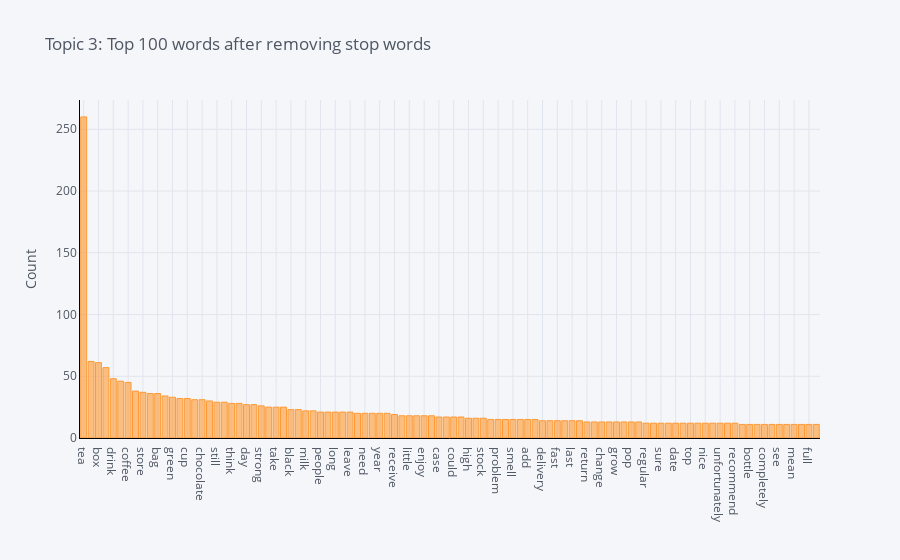

Notebook source saved alongside this figure:
### Code cell
plot_model(lda, plot = 'frequency', topic_num = 'Topic 3')

### Figure 1 — Plotly figure (JSON) as saved in the notebook; plotly's stock layout.template omitted (floating-point values rounded to 4 significant figures)
{"data": [{"marker": {"color": "rgba(255, 153, 51, 0.6)", "line": {"color": "rgba(255, 153, 51, 1.0)", "width": 1}}, "name": "count", "orientation": "v", "text": "", "type": "bar", "x": ["tea", "water", "box", "say", "drink", "price", "coffee", "look", "store", "know", "bag", "give", "green", "hot", "cup", "brand", "chocolate", "order", "still", "ever", "think", "different", "day", "licorice", "strong", "many", "take", "first", "black", "favorite", "milk", "small", "people", "send", "long", "thing", "leave", "quality", "need", "want", "year", "come", "receive", "way", "little", "sweet", "enjoy", "gift", "case", "however", "could", "open", "high", "never", "stock", "purchase", "problem", "far", "smell", "pay", "add", "local", "delivery", "home", "fast", "seem", "last", "seal", "return", "hope", "change", "decaf", "grow", "happen", "pop", "item", "regular", "may", "sure", "stuff", "date", "available", "top", "smooth", "nice", "enough", "unfortunately", "live", "recommend", "least", "bottle", "lot", "completely", "summer", "see", "real", "mean", "mix", "full", "keep"], "y": [260, 62, 61, 57, 48, 46, 45, 38, 37, 36, 36, 34, 33, 32, 32, 31, 31, 30, 29, 29, 28, 28, 27, 27, 26, 25, 25, 25, 23, 23, 22, 22, 21, 21, 21, 21, 21, 20, 20, 20, 20, 20, 19, 18, 18, 18, 18, 18, 17, 17, 17, 17, 16, 16, 16, 15, 15, 15, 15, 15, 15, 15, 14, 14, 14, 14, 14, 14, 13, 13, 13, 13, 13, 13, 13, 13, 12, 12, 12, 12, 12, 12, 12, 12, 12, 12, 12, 12, 12, 11, 11, 11, 11, 11, 11, 11, 11, 11, 11, 11]}], "layout": {"legend": {"bgcolor": "#F5F6F9", "font": {"color": "#4D5663"}}, "paper_bgcolor": "#F5F6F9", "plot_bgcolor": "#F5F6F9", "title": {"font": {"color": "#4D5663"}, "text": "Topic 3: Top 100 words after removing stop words"}, "xaxis": {"gridcolor": "#E1E5ED", "linecolor": "black", "showgrid": true, "tickfont": {"color": "#4D5663"}, "title": {"font": {"color": "#4D5663"}, "text": ""}, "zerolinecolor": "#E1E5ED"}, "yaxis": {"gridcolor": "#E1E5ED", "linecolor": "black", "showgrid": true, "tickfont": {"color": "#4D5663"}, "title": {"font": {"color": "#4D5663"}, "text": "Count"}, "zerolinecolor": "#E1E5ED"}}}
